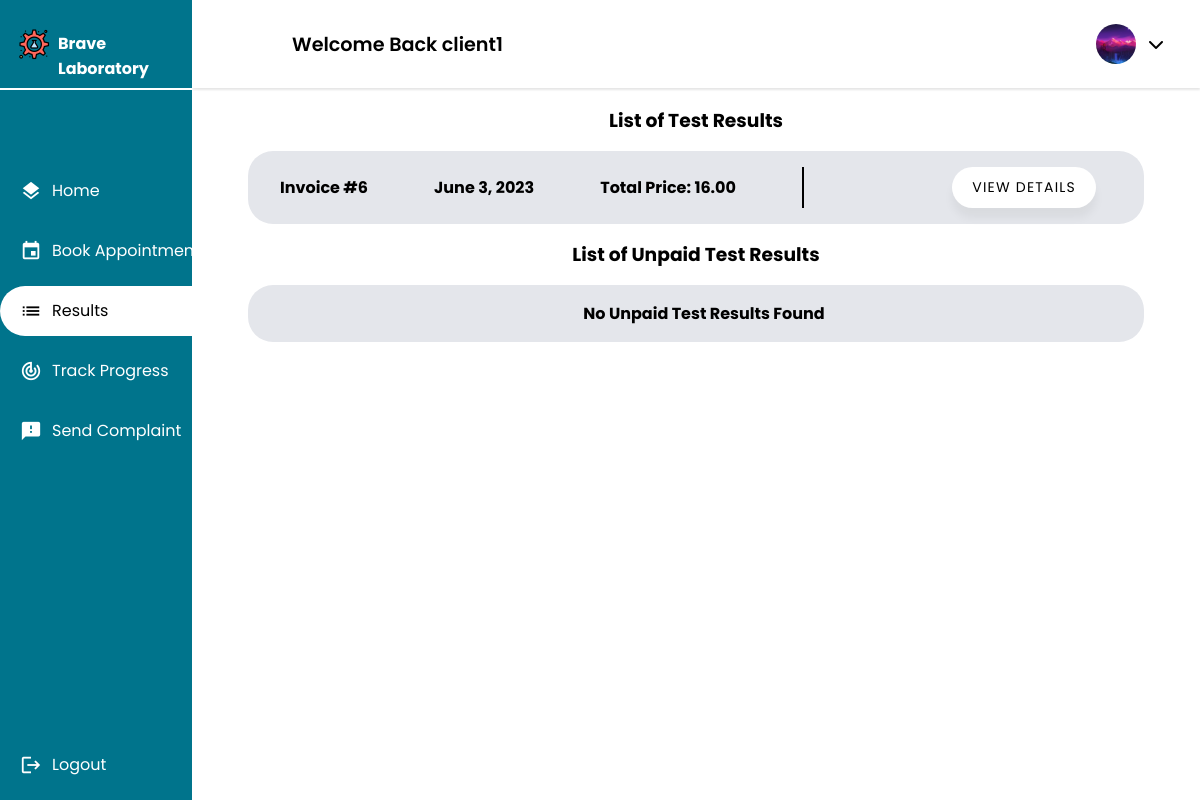
The page /client/results/ (signed in) on the database as committed earlier.
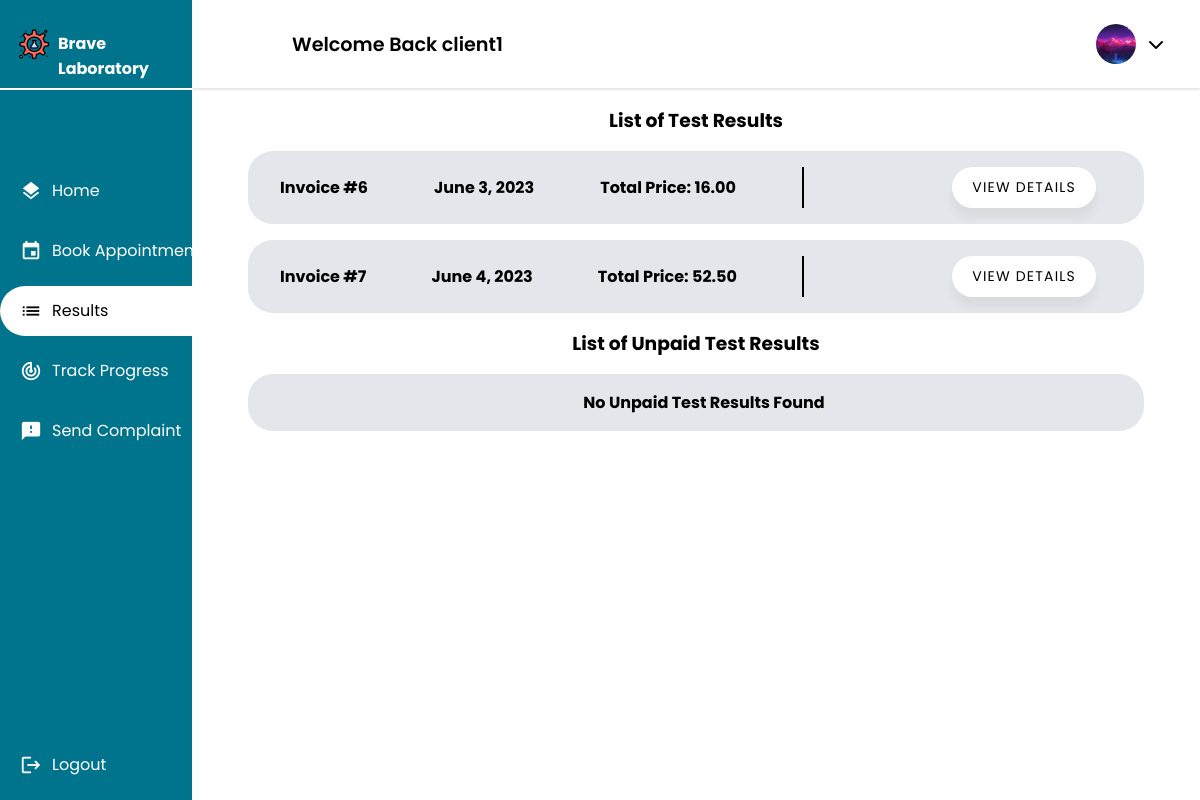
The same page on the database as committed later.
### main_home/models.py (models this page shows, shortened)
class Invoice(models.Model):
    PRE_PAY = 'PP'
    ON_RECEIVE = 'OR'
    PAYMENT_CHOICES = [
        (PRE_PAY, 'Pre-Pay'),
        (ON_RECEIVE, 'On-Receive'),
    ]
    report = models.OneToOneField(Report, on_delete=models.CASCADE)
    creation_time = models.DateField(auto_now_add=True)
    total_price = models.DecimalField(max_digits=10, decimal_places=2)
    payment_status = models.BooleanField(default=False)
    client = models.ForeignKey(Client, on_delete=models.CASCADE)
    laboratory = models.ForeignKey(Laboratory, on_delete=models.CASCADE)
    class Meta:
        db_table = 'invoice'

### client/views.py (the view)
# urls.py: path("results/",views.result_list,name="test_result_list"),
@login_required
@permission_required('client.view_client', raise_exception=True)
def result_list(request):
    invoices = Invoice.objects.filter(client=request.user.client, payment_status=True).all()
    unpaid_invoices = Invoice.objects.filter(client=request.user.client, payment_status=False).all()
    context = {
        'invoices': invoices,
        'unpaid_invoices': unpaid_invoices
    }
    return render(request,'client/result/result_list.html', context)

### client/templates/client/result/result_list.html (shortened to what this page needs)
{% extends 'client/client.html' %}
{% load static %}
{% block main %}
<div class="Container">
        <h3>List of Test Results</h3>
        {% if invoices %}
        <ul>
          {% for invoice in invoices %}
          <li class="app1">
            <span><strong>Invoice #{{ invoice.id }}</strong></span>
            <span><strong>{{ invoice.creation_time }}</strong></span>
            <span><strong>Total Price: {{ invoice.total_price }}</strong></span>
            <div class="buttons">
                <button class="list-button"><a class="list-links" href="{% url 'client_result_detail' invoice.id  %}">View Details</a></button>
            </div>
          </li>
          {% endfor %}
        </ul>
        {% endif %}
        <h3>List of Unpaid Test Results</h3>
        {% if unpaid_invoices %}
        <ul>
            {% for invoice in unpaid_invoices %}
            <li class="app1">
                <span><strong>Invoice #{{ invoice.id }}</strong></span>
                <span><strong>{{ invoice.creation_time }}</strong></span>
                <span><strong>Total Price: {{ invoice.total_price }}</strong></span>
                <div class="buttons">
                    <button class="list-button"><a class="list-links" href="{% url 'online_pay' invoice.id  %}">Online Pay</a></button>
                </div>
            </li>
            {% endfor %}
        </ul>
        {% else %}
        <div>
            <ul class="lists">
                <li class="app1 empty">
                    <span><strong>No Unpaid Test Results Found</strong></span>
                </li>
            </ul>
        </div>
        {% endif %}
</div>
{% endblock main %}

Rows that differ between the two databases and show on the page:
added Invoice: id "7", creation_time "June 4, 2023", total_price "52.50"
